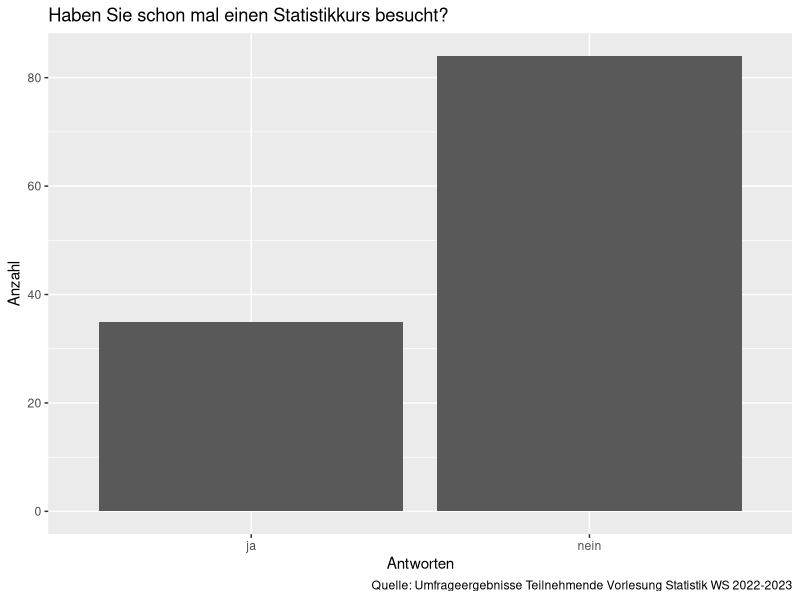

Source code (R):
## ---- chunk 1
#| echo: false
#| message: false
#| warning: false
library(tidyverse)
library(kableExtra)
## ---- chunk 2
#| message: false
#| warning: false
library(tidyverse)
## ---- chunk 3
car_numbers <- read_delim(file = 'Daten/autos_2022-11-06.csv', delim = ';')
## ---- chunk 4
car_numbers
## ---- chunk 5
car_numbers$geo
## ---- chunk 6
car_numbers[3, 1]
## ---- chunk 7
car_numbers[, 1]
## ---- chunk 8
car_numbers[1,]
## ---- chunk 9
car_numbers_short <- tibble(Land = car_numbers$geo, Zeit = car_numbers$time)
## ---- chunk 10
write_delim(x = car_numbers_short, file = 'Daten/geo.csv', delim = ';')
## ---- chunk 11
#| echo: false
#| warning: false
#| message: false
umfrage <- read_delim(file = 'Daten/Umfrage_2022_kurz.csv', delim = ';')

## ---- chunk 12
#| echo: false
ggplot(umfrage, mapping = aes(x = Poll_Option)) +
  geom_bar() +
  labs(x = 'Antworten',
       y = 'Anzahl',
       title = 'Haben Sie schon mal einen Statistikkurs besucht?',
       caption = 'Quelle: Umfrageergebnisse Teilnehmende Vorlesung Statistik WS 2022-2023')
